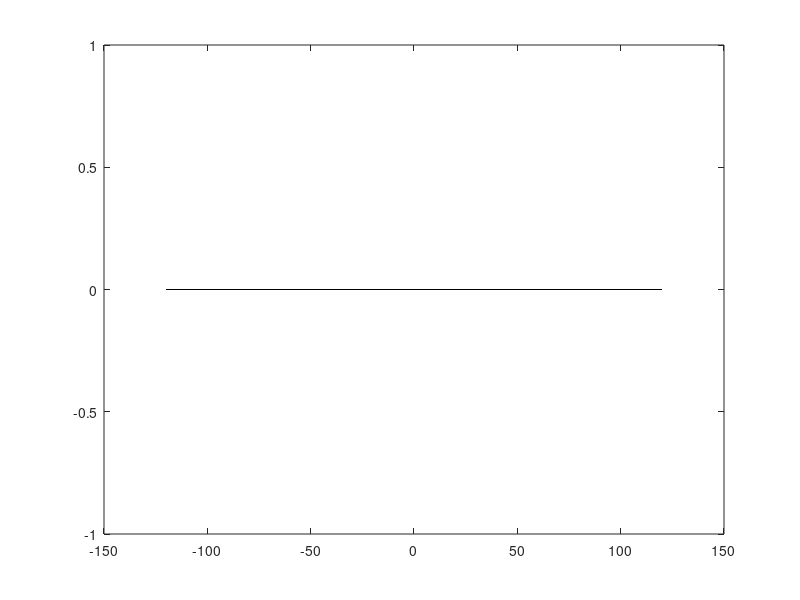

This chart was generated by the following MATLAB code:
%
% Extract steady-state IVs from Julia's recordings
%

filelist = dir('IVs/*.fig');

X = [];
Y = [];
Xs= [];
Ys= [];

Ri= [99.6 117.0 54.8 561.7 165.4 103.2 152.0 83.2 183.8 105.0 50.2 108.8 48.6 145.4 122.4 108.0 296.7 176.9];
Cm= [176.1 192.8 190.0 115.6 203.2 129.9 121.0 143.1 143.1 182.0 170.2 103.3 190.2 166.2 84.5 138.0 152.6 137.4];
Cs= Cm*1e-06;

for fls = 1:1:length(filelist)
    
    uiopen(['IVs/' filelist(fls).name],1)
    
    figHandles  = get(0,'Children');
    axesObjs    = get(figHandles(2), 'Children');
    dataObjs    = get(axesObjs, 'Children');
    objTypes    = get(dataObjs, 'Type');
    xdata       = get(dataObjs, 'XData');
    ydata       = get(dataObjs, 'YData');
    
    X           = cat(1,X,xdata{end}');
    Y           = cat(1,Y,ydata{end}');
    Xs          = cat(1,Xs,xdata{end}');
    Ys          = cat(1,Ys,ydata{end}'*1e-06/Cs(fls));
    
    fclose all, close all;
    
end

plot(Xs,Ys,'or'); hold on;
plot([-120 120],[0 0],'-k');

output = [Xs,Ys];
save('averageIVs','output');